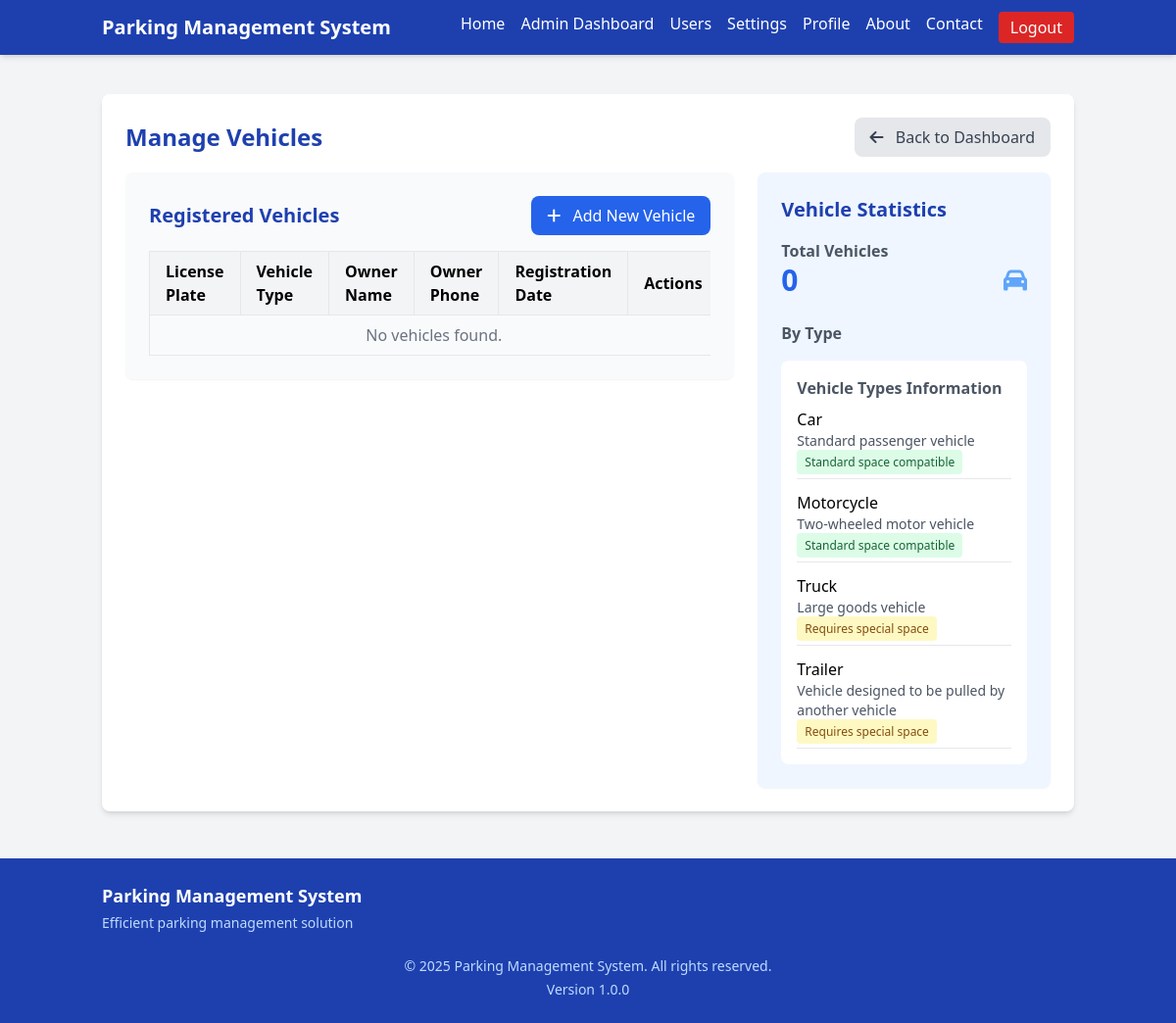
Page /admin/vehicles (signed in) on the committed database.
### tables this page shows
CREATE TABLE vehicle_types (
    id INT AUTO_INCREMENT PRIMARY KEY,
    name VARCHAR(50) NOT NULL,
    description TEXT,
    requires_special_space BOOLEAN DEFAULT FALSE
);

### app/controllers/AdminController.php (called while the page is built, shortened)
<?php
class AdminController extends Controller
{
    private $vehicleModel;
    public function __construct()
    {
        $this->vehicleModel = $this->model('Vehicle');
    }
    public function vehicles()
    {
        $vehicles = $this->vehicleModel->getAllWithType();
        $vehicleTypes = $this->vehicleModel->getVehicleTypes();
        $data = [
            'title' => 'Manage Vehicles',
            'vehicles' => $vehicles,
            'vehicleTypes' => $vehicleTypes,
            'errors' => []
        ];
        $this->view('admin/vehicles', $data);
    }
}

### app/core/Application.php (called while the page is built, shortened)
<?php
class Application
{
    protected $controller = 'HomeController';
    protected $method = 'index';
    protected $params = [];
    public function __construct()
    {
        $url = $this->parseUrl();
        if (isset($url[0]) && file_exists(APP . 'controllers/' . ucfirst($url[0]) . 'Controller.php')) {
            $this->controller = ucfirst($url[0]) . 'Controller';
            unset($url[0]);
        }
        $this->controller = new $controllerNamespace();
        if (isset($url[1]) && method_exists($this->controller, $url[1])) {
            $this->method = $url[1];
            unset($url[1]);
        }
        $this->params = $url ? array_values($url) : [];
    }
    public function run()
    {
        call_user_func_array([$this->controller, $this->method], $this->params);
    }
    protected function parseUrl()
    {
        if (isset($_GET['url'])) {
            $url = rtrim($_GET['url'], '/');
            $url = filter_var($url, FILTER_SANITIZE_URL);
            return explode('/', $url);
        }
        return [];
    }
}

### public/index.php (called while the page is built, shortened)
<?php
$app = new App\Core\Application();
$app->run();

### app/core/helpers.php (called while the page is built, shortened)
<?php
function isLoggedIn()
{
    return isset($_SESSION['user_id']);
}
function hasRole($role)
{
    return $_SESSION['user_role'] === $role;
}

### app/core/Database.php (called while the page is built, shortened)
<?php
class Database
{
    private static $instance = null;
    private function __construct()
    {
        try {
            $this->conn = new PDO(
                'mysql:host=' . DB_HOST . ';dbname=' . DB_NAME . ';charset=utf8',
                DB_USER,
                DB_PASS,
                [
                    PDO::ATTR_ERRMODE => PDO::ERRMODE_EXCEPTION,
                    PDO::ATTR_DEFAULT_FETCH_MODE => PDO::FETCH_OBJ,
                    PDO::ATTR_EMULATE_PREPARES => false
                ]
            );
        } catch (PDOException $e) {
            die('Database connection failed: ' . $e->getMessage());
        }
    }
    public static function getInstance()
    {
        if (!self::$instance) {
            self::$instance = new Database();
        }
        return self::$instance->conn;
    }
}

### app/core/Model.php (called while the page is built, shortened)
<?php
class Model
{
    public function __construct()
    {
        $this->db = Database::getInstance();
    }
}

### app/models/Vehicle.php (called while the page is built, shortened)
<?php
class Vehicle extends Model
{
    protected $table = 'vehicles';
    public function getAllWithType()
    {
        try {
            $query = "
                SELECT v.*, vt.name as type_name
                FROM {$this->table} v
                JOIN vehicle_types vt ON v.type_id = vt.id
                ORDER BY v.id DESC
            ";
            $stmt = $this->db->query($query);
            return $stmt->fetchAll(PDO::FETCH_OBJ);
        } catch (PDOException $e) {
            error_log($e->getMessage());
            return false;
        }
    }
    public function getVehicleTypes()
    {
        try {
            $query = "SELECT * FROM vehicle_types ORDER BY id";
            $stmt = $this->db->query($query);
            return $stmt->fetchAll(PDO::FETCH_OBJ);
        } catch (PDOException $e) {
            error_log($e->getMessage());
            return false;
        }
    }
}

### app/views/admin/vehicles.php (the view, shortened to what this page needs)
<?php require APP . 'views/includes/header.php'; ?>
<div class="bg-white rounded-lg shadow-md p-6 mb-6">
    <div class="flex justify-between items-center mb-4">
        <h1 class="text-2xl font-bold text-blue-800"><?= $title ?></h1>
        <a href="<?= URL_ROOT ?>/admin/dashboard" class="bg-gray-200 hover:bg-gray-300 text-gray-700 px-4 py-2 rounded-lg transition">
            <i class="fas fa-arrow-left mr-2"></i> Back to Dashboard
        </a>
    </div>
    <div class="grid grid-cols-1 md:grid-cols-3 gap-6">
        <div class="md:col-span-2">
            <div class="bg-gray-50 p-6 rounded-lg shadow-sm">
                <div class="flex justify-between items-center mb-4">
                    <h2 class="text-xl font-semibold text-blue-800">Registered Vehicles</h2>
                    <button type="button" class="bg-blue-600 hover:bg-blue-700 text-white px-4 py-2 rounded-lg transition" onclick="document.getElementById('add-vehicle-form').classList.toggle('hidden')">
                        <i class="fas fa-plus mr-2"></i> Add New Vehicle
                    </button>
                </div>
                <div class="overflow-x-auto">
                    <table class="w-full text-left border-collapse">
                        <thead>
                            <tr class="bg-gray-100">
                                <th class="px-4 py-2 border">License Plate</th>
                                <th class="px-4 py-2 border">Vehicle Type</th>
                                <th class="px-4 py-2 border">Owner Name</th>
                                <th class="px-4 py-2 border">Owner Phone</th>
                                <th class="px-4 py-2 border">Registration Date</th>
                                <th class="px-4 py-2 border">Actions</th>
                            </tr>
                        </thead>
                        <tbody>
                            <?php if (empty($vehicles)): ?>
                                <tr>
                                    <td colspan="6" class="px-4 py-2 border text-center text-gray-500">No vehicles found.</td>
                                </tr>
                            <?php endif; ?>
                        </tbody>
                    </table>
                </div>
            </div>
        </div>
        <div>
            <div class="bg-blue-50 p-6 rounded-lg shadow-sm">
                <h2 class="text-xl font-semibold text-blue-800 mb-4">Vehicle Statistics</h2>
                <div class="space-y-4">
                    <div>
                        <h3 class="font-semibold text-gray-600">Total Vehicles</h3>
                        <div class="flex justify-between items-center">
                            <span class="text-3xl font-bold text-blue-600"><?= count($vehicles) ?></span>
                            <i class="fas fa-car text-2xl text-blue-400"></i>
                        </div>
                    </div>
                    <div class="pt-2">
                        <h3 class="font-semibold text-gray-600">By Type</h3>
                    </div>
                    <div class="bg-white p-4 rounded-lg mt-4">
                        <h3 class="font-semibold text-gray-600 mb-2">Vehicle Types Information</h3>
                        <div class="space-y-3">
                            <?php foreach ($vehicleTypes as $type): ?>
                                <div class="border-b border-gray-200 pb-2">
                                    <div class="font-medium"><?= $type->name ?></div>
                                    <div class="text-sm text-gray-600"><?= $type->description ?: 'No description available' ?></div>
                                    <div class="text-xs text-gray-500 mt-1">
                                        <?php if ($type->requires_special_space): ?>
                                            <span class="bg-yellow-100 text-yellow-800 px-2 py-1 rounded">Requires special space</span>
                                        <?php else: ?>
                                            <span class="bg-green-100 text-green-800 px-2 py-1 rounded">Standard space compatible</span>
                                        <?php endif; ?>
                                    </div>
                                </div>
                            <?php endforeach; ?>
                        </div>
                    </div>
                </div>
            </div>
        </div>
    </div>
</div>
<?php require APP . 'views/includes/footer.php'; ?>

### app/core/Controller.php (shortened to what this page needs)
<?php
class Controller
{
    protected function model($model)
    {
        return new $modelNamespace();
    }
    protected function view($view, $data = [])
    {
        $viewFile = APP . 'views/' . $view . '.php';
        if (file_exists($viewFile)) {
            extract($data);
            require_once $viewFile;
        } else {
            die('View "' . $view . '" not found');
        }
    }
}

### app/views/includes/header.php (shortened to what this page needs)
<!DOCTYPE html>
<html lang="en">
<head>
    <script src="https://cdn.tailwindcss.com"></script>
    <link rel="stylesheet" href="https://cdnjs.cloudflare.com/ajax/libs/font-awesome/6.4.0/css/all.min.css">
    <link rel="stylesheet" href="<?= URL_ROOT ?>/assets/css/style.css">
</head>
<body class="bg-gray-100 min-h-screen flex flex-col">
    <nav class="bg-blue-800 text-white shadow-md">
        <div class="container mx-auto px-4 py-3">
            <div class="flex justify-between items-center">
                <a href="<?= URL_ROOT ?>" class="text-xl font-bold"><?= SITE_NAME ?></a>
                <div class="hidden md:flex space-x-4">
                    <a href="<?= URL_ROOT ?>" class="hover:text-blue-200 transition">Home</a>
                    <?php if(isLoggedIn()): ?>
                        <?php if(hasRole(ADMIN_ROLE)): ?>
                            <a href="<?= URL_ROOT ?>/admin/dashboard" class="hover:text-blue-200 transition">Admin Dashboard</a>
                            <a href="<?= URL_ROOT ?>/admin/users" class="hover:text-blue-200 transition">Users</a>
                            <a href="<?= URL_ROOT ?>/admin/settings" class="hover:text-blue-200 transition">Settings</a>
                            <a href="<?= URL_ROOT ?>/users/profile" class="hover:text-blue-200 transition">Profile</a>
                        <?php elseif(hasRole(AGENT_ROLE)): ?>
                            <a href="<?= URL_ROOT ?>/agent/dashboard" class="hover:text-blue-200 transition">Agent Dashboard</a>
                            <a href="<?= URL_ROOT ?>/users/profile" class="hover:text-blue-200 transition">Profile</a>
                        <?php endif; ?>
                        <a href="<?= URL_ROOT ?>/home/about" class="hover:text-blue-200 transition">About</a>
                        <a href="<?= URL_ROOT ?>/home/contact" class="hover:text-blue-200 transition">Contact</a>
                        <a href="<?= URL_ROOT ?>/users/logout" class="bg-red-600 hover:bg-red-700 px-3 py-1 rounded transition">Logout</a>
                    <?php endif; ?>
                </div>
            </div>
        </div>
    </nav>
    <main class="container mx-auto px-4 py-6 flex-grow">

### app/views/includes/footer.php (shortened to what this page needs)
    </main>
    <footer class="bg-blue-800 text-white py-6 mt-auto">
        <div class="container mx-auto px-4">
            <div class="flex flex-col md:flex-row justify-between items-center">
                <div class="mb-4 md:mb-0">
                    <h3 class="text-lg font-bold"><?= SITE_NAME ?></h3>
                    <p class="text-sm text-blue-200 mt-1">Efficient parking management solution</p>
                </div>
            </div>
            <div class="mt-6 text-center text-sm text-blue-200">
                <p>&copy; <?= date('Y') ?> <?= SITE_NAME ?>. All rights reserved.</p>
                <p class="mt-1">Version <?= APP_VERSION ?></p>
            </div>
        </div>
    </footer>
</body>
</html>

### rows in the picture
vehicle_types: name "Car", description "Standard passenger vehicle", requires_special_space "Standard space compatible"
vehicle_types: name "Motorcycle", description "Two-wheeled motor vehicle", requires_special_space "Standard space compatible"
vehicle_types: name "Truck", description "Large goods vehicle", requires_special_space "Requires special space"
vehicle_types: name "Trailer", description "Vehicle designed to be pulled by another vehicle", requires_special_space "Requires special space"

### other values in the picture
SITE_NAME "Parking Management System"
$title "Manage Vehicles"
count($vehicles) "0"
APP_VERSION "1.0.0"
